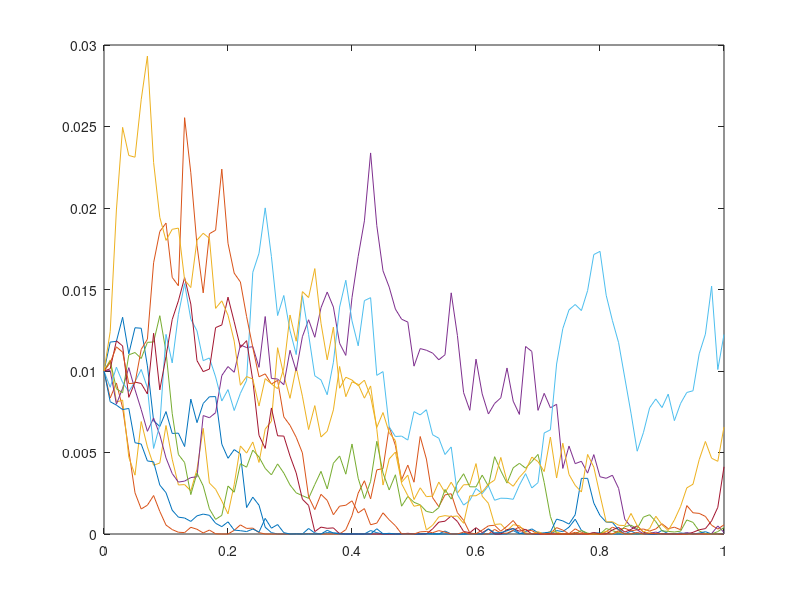

This chart was generated by the following MATLAB code:
%% LECTURE 16 - Heston Model - Noé Debrois - 22/11/2024
% This code implements the QE Scheme for Heston model, from the article of
% Andersen : "Efficient Simulation of the Heston Stochastic Volatility 
% Model". -> A fully commented function version is available : Heston_QE.m.
%%%%%%%%%%%%%%%%%%%%%%%%%%%%%%%%%%%%%%%%%%%%%%%%%%%%%%%%%%%%%%%%%%%%%%%%%%%
clear; close all;
%--- PARAMETERS -----------------------------------------------------------
V0 = 0.01; % Variance at time 0.
k = 2; % Speed of mean reversion.
theta = 0.002; % Long-term mean.
epsilon = 0.2; % Vol-of-var.

Nsim = 10; % Nb of sims.
M = 100; T = 1; dt = T / M; % Time grid.

V = zeros(Nsim, M + 1); V(:, 1) = V0; % Variance.

% Choose Psi_cutoff = 1.5 as suggested in article :
Psi_cutoff = 1.5;

%--- DISCRETIZE V --------------------------------------------------------
for i=1:M
    % STEP 1 & 2
    % Calculate m,s,Psi
    m = theta + (V(:, i) - theta) * exp(-k * dt);
    m2 = m.^2;

    s2 = V(:, i) * epsilon^2 * exp(-k * dt) * ...
        (1 - exp(-k * dt)) / k + ...
        theta * epsilon^2 * ...
        (1 - exp(-k * dt))^2 / (2 * k);
    s = sqrt(s2);
    
    Psi = (s2)./(m2);
    
    % STEP 3,4,5
    % Depending on Psi, use exp or quad scheme to calculate next V
    index = find(Psi > Psi_cutoff);% Detection for E scheme.

    % Exponential approximation, used for Psi>Psi_cutoff)
    % PDF of V(t+dt) is p*delta(0) + (1-p) * (1-exp(-beta x )
    % thus a prob. mass in 0 & an exp tail after that
    p_exp = (Psi(index) - 1) ./ (Psi(index) + 1 ); % Prob. mass in 0, Eq 29
    beta_exp = (1 - p_exp) ./ m(index);	% Exponent of exp. density tail, Eq 30
    % Gets x from inverse CDF applied to uniform U
    U = rand(size(index));
    V(index, i + 1) = (log((1 - p_exp) ./ (1 - U)) ./ beta_exp) .* (U > p_exp);

    index = find(Psi <= Psi_cutoff); % Detection for Q scheme.
    % Quadratic approx, used for 0<Psi<Psi_cutoff
    % V(t+dt) = a(b+Zv)^2, Zv~N(0,1)
    invPsi = 1 ./ Psi(index);
    % Eq 27 :
    b2_quad = 2 * invPsi - 1 + sqrt(2 * invPsi) .* sqrt(2 * invPsi - 1);
    % Eq 28 :
    a_quad = m(index) ./ (1 + b2_quad);	
    % Eq.23 :
    V(index,i+1) = a_quad .* (sqrt(b2_quad) + randn(size(index))) .^2; 
end

%--- PLOT -----------------------------------------------------------------
t = linspace(0, T, M + 1);
plot(t, V)